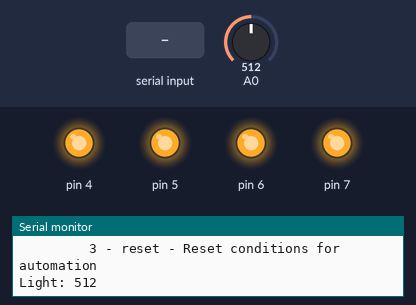
A sketch run on a simulated Arduino Uno, built with avr-gcc and run on an emulated ATmega328P. Shown: output pins drawn as LEDs (lit = HIGH), the last lines printed to the serial monitor. The inputs (shaded band) are chosen by the test bench; at power-on: A0 = 512.

Above: at 6.2 s.
6.3 s: "lights on" received over Serial
At 7.9 s:
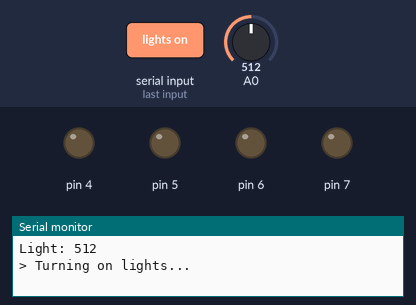
9.0 s: "lights off" received over Serial
At 11.1 s:
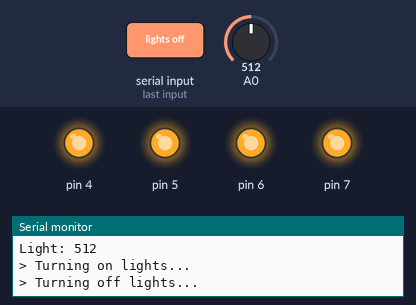
11.5 s: "1" received over Serial
At 13.0 s:
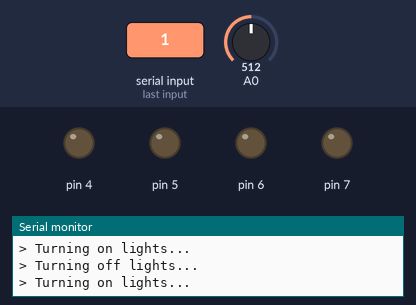
14.0 s: "2" received over Serial
At 16.1 s:
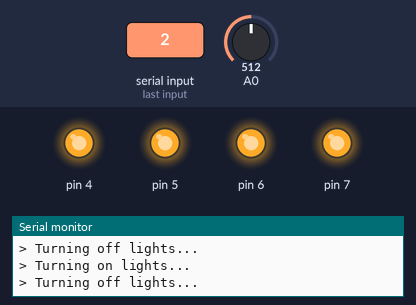
Timing chart, 0 to 17.5 s (numbered marks = the images above; inputs shaded):
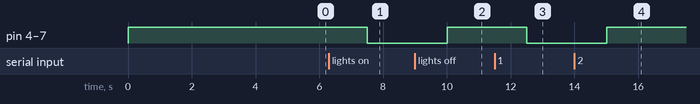

Measured:
- after the input at 6.3 s, pin 4–7: HIGH → LOW after 1.2 s
- after the input at 9.0 s, pin 4–7: LOW → HIGH after 1.0 s
- after the input at 11.5 s, pin 4–7: HIGH → LOW after 1.0 s
- after the input at 14.0 s, pin 4–7: LOW → HIGH after 1.0 s

The sketch:

E36_LCM.ino
```cpp
String command;
int light;
bool ignore = false;

void setup() {
  Serial.begin(115200);

  pinMode(4, OUTPUT);
  pinMode(5, OUTPUT);
  pinMode(6, OUTPUT);
  pinMode(7, OUTPUT);
  digitalWrite(4,HIGH);
  digitalWrite(5, HIGH);
  digitalWrite(6, HIGH);
  digitalWrite(7, HIGH);

  Serial.println("E36 LCM v1.3");
  Serial.println("Options:");
  Serial.println("         1 - lights on - Turn on lights");
  Serial.println("         2 - lights off - Turn off lights");
  Serial.println("         3 - reset - Reset conditions for automation");

  delay(5000);

  light = analogRead(0);

  Serial.print("Light: ");
  Serial.println(light);

  if ( light < 10 ){
    digitalWrite(4,LOW);
    digitalWrite(5,LOW);
    digitalWrite(6,LOW);
    digitalWrite(7,LOW);
  }
}

void loop() {
  if ( Serial.available() > 0){
    command = Serial.readString();
    if ( command == "lights on" || command == "1" ){
      Serial.println("> Turning on lights...");
      digitalWrite(4, LOW);
      digitalWrite(5, LOW);
      digitalWrite(6, LOW);
      digitalWrite(7, LOW);
      ignore = true;
    }
    if ( command == "lights off" || command == "2" ){
      Serial.println("> Turning off lights...");
      digitalWrite(4, HIGH);
      digitalWrite(5, HIGH);
      digitalWrite(6, HIGH);
      digitalWrite(7, HIGH);
      ignore = true;
    }
    if ( command == "reset" || command == "3" ){
      Serial.println("> Resetting conditions...");
      ignore = false;
    }
  }

  if ( ! ignore )
    check();

  delay(500);
}

void check(){
  light = analogRead(0);

  if ( light < 10 ){
    // Turn lights on
    digitalWrite(4,LOW);
    digitalWrite(5,LOW);
    digitalWrite(6,LOW);
    digitalWrite(7,LOW);
  } else
  if ( light > 10 ){
    // Turn lights off
    digitalWrite(4,HIGH);
    digitalWrite(5,HIGH);
    digitalWrite(6,HIGH);
    digitalWrite(7,HIGH);
  }
}
```
